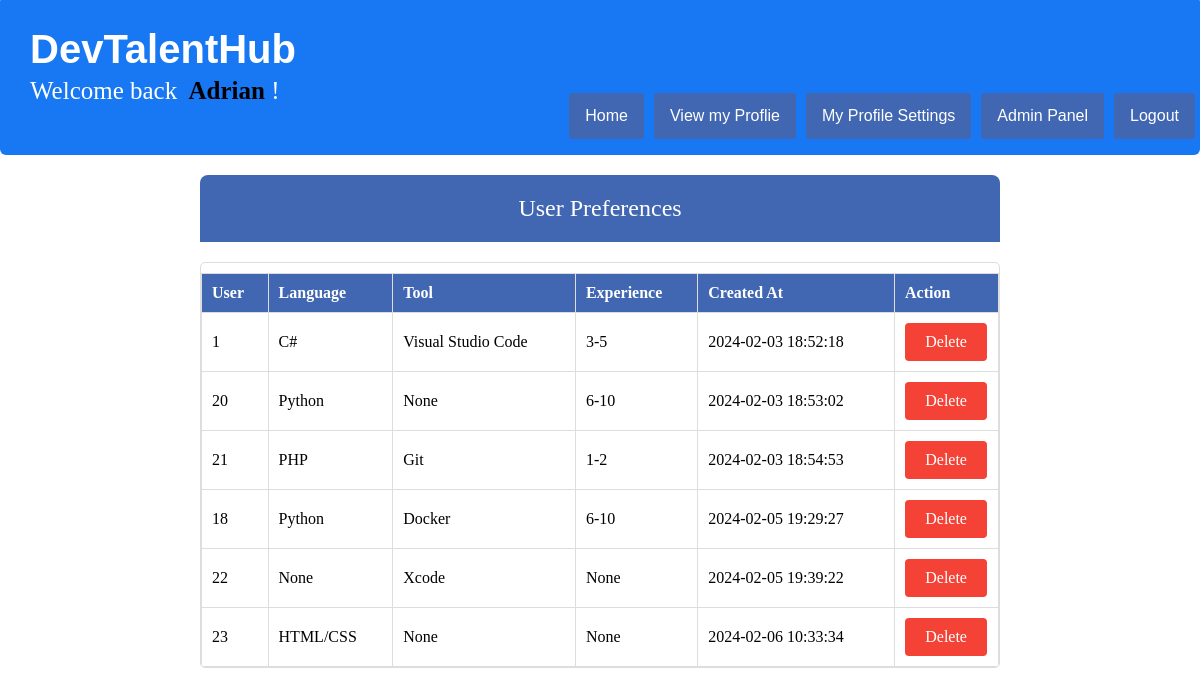
The page /manage_preferences.php (signed in) on the database its author committed.
### tables this page shows
CREATE TABLE `user_preferences` (
  `id` int(11) NOT NULL,
  `user_id` int(11) DEFAULT NULL,
  `language` varchar(150) DEFAULT NULL,
  `tool` varchar(150) DEFAULT NULL,
  `experience` varchar(20) DEFAULT NULL,
  `createdBy` int(5) DEFAULT NULL,
  `created_at` timestamp NOT NULL DEFAULT current_timestamp()
);

### manage_preferences.php (the view, shortened to what this page needs)
<?php
require_once('config.php');
require_once(ROOT_PATH . '/includes/head_section.php');
$query = "SELECT * FROM user_preferences";
$result = mysqli_query($link, $query);
if ($result && mysqli_num_rows($result) > 0) {
    $preferences = mysqli_fetch_all($result, MYSQLI_ASSOC);
} else {
    $preferences = [];
}
?>
<head>
</head>
<body>
    <?php include(ROOT_PATH . '/includes/navbar_logged_in.php'); ?>
    <div class="container">
        <div class="header">
            User Preferences
        </div>
        <?php
        if (!empty($preferences)) {
            ?>
            <div class="table-container">
                <table class="preferences-table">
                    <thead>
                        <tr>
                            <th>User</th>
                            <th>Language</th>
                            <th>Tool</th>
                            <th>Experience</th>
                            <th>Created At</th>
                            <th>Action</th>
                        </tr>
                    </thead>
                    <tbody>
                        <?php foreach ($preferences as $preference) { ?>
                            <tr>
                                <td><?= $preference['createdBy']; ?></td>
                                <td><?= $preference['language']; ?></td>
                                <td><?= $preference['tool']; ?></td>
                                <td><?= $preference['experience']; ?></td>
                                <td><?= $preference['created_at']; ?></td>
                                <td>
                                    <div class="delete-btn" onclick="deletePreference(<?= $preference['id']; ?>)">
                                        Delete
                                    </div>
                                </td>
                            </tr>
                        <?php } ?>
                    </tbody>
                </table>
            </div>
            <?php
        } else {
            echo "<p>No preferences available.</p>";
        }
        ?>
    </div>
</body>
</html>

### static/public_styling.css (style rules this page uses)
html { height: 100%; box-sizing: border-box; }
body { position: relative; margin: 0; padding-bottom: 6rem; min-height: 100%; }

### manage_preferences.php (style rules this page uses)
.container { max-width: 800px; margin: 20px auto; }
.header { background-color: #4267B2; color: #fff; padding: 20px; text-align: center; font-size: 24px; border-radius: 8px 8px 0 0; }
.table-container { margin: 20px 0; border: 1px solid #ddd; border-radius: 5px; overflow-x: auto; }
.preferences-table { width: 100%; border-collapse: collapse; margin-top: 10px; }
.preferences-table th, .preferences-table td { border: 1px solid #ddd; padding: 10px; text-align: left; }
.preferences-table th { background-color: #4267B2; color: #fff; }
.delete-btn { display: block; width: 75%; padding: 10px; font-size: 16px; text-align: center; text-decoration: none; cursor: pointer; background-color: #f44336; color: #fff; border: none; border-radius: 4px; transition: background-color 0.3s; }

### rows shown on the page
user_preferences: createdBy "1", language "C#", tool "Visual Studio Code", experience "3-5", created_at "2024-02-03 18:52:18"
user_preferences: createdBy "20", language "Python", tool "None", experience "6-10", created_at "2024-02-03 18:53:02"
user_preferences: createdBy "21", language "PHP", tool "Git", experience "1-2", created_at "2024-02-03 18:54:53"
user_preferences: createdBy "18", language "Python", tool "Docker", experience "6-10", created_at "2024-02-05 19:29:27"
user_preferences: createdBy "22", language "None", tool "Xcode", experience "None", created_at "2024-02-05 19:39:22"
user_preferences: createdBy "23", language "HTML/CSS", tool "None", experience "None", created_at "2024-02-06 10:33:34"

### other values the page prints
$_SESSION['username'] "Adrian"
